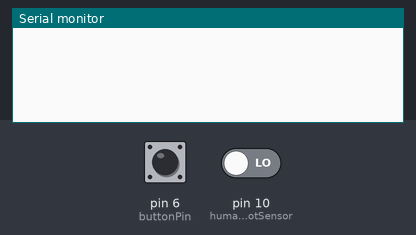
A sketch run on a simulated Arduino Uno, built with avr-gcc and run on an emulated ATmega328P. On the bench: the last lines printed to the serial monitor. Inputs (shaded band) come from the test bench; at power-on: pin 6 (buttonPin) LOW, pin 10 (humanHotSensor) LOW. The modem accepts every AT command (registered, SIM ready, sends succeed) and sends nothing else.

Above: at 3.8 s.
3.9 s: pin 6 (buttonPin) pulled HIGH for 0.15 s
At 5.3 s:
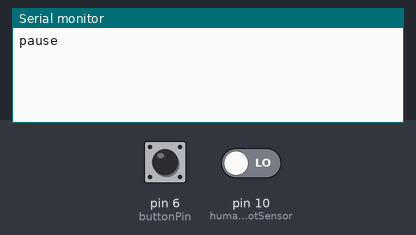
5.6 s: pin 10 (humanHotSensor) driven HIGH
At 5.74 s:
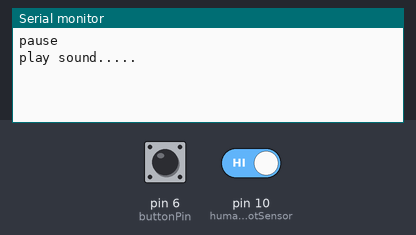

Measured:
- after the input at 3.9 s, the serial monitor: prints a new line after 0.20 s (image 1)
- after the input at 5.6 s, the serial monitor: prints a new line at once (image 2)

The sketch:

MicroduinoSkreech.ino
```cpp
#include "audio.h"
#include <SoftwareSerial.h>
#include "key.h"

#define humanHotSensor 10
#define buttonPin 6
#define val_max 4
#define val_min 1
#define INTERVAL_LCD 10000 //定义播报身体健康状态时间间隔
unsigned long lcd_time = millis(); //刷新时间计时器
int val=0;
int music_vol=26;  //初始音量0~30
bool humanHotState=false;
boolean on_off;
boolean statusChange;


void setup() {
  Serial.begin(9600);
  pinMode(buttonPin, INPUT);
  pinMode(humanHotSensor, INPUT);
  audio_init(DEVICE_Flash,4,music_vol);    //初始化mp3模块
  key_init();
}

void loop() {
  updateButton();
  pirDetector();
}


void updateButton() {
  if(key_get(buttonPin,0)) {
    delay(200);
    on_off=!on_off;
  }
  if(statusChange!=on_off) {
    statusChange=on_off;
    if(on_off) {
      Serial.println("pause");
      audio_pause();
    }
    else {
      Serial.println("pause");
      audio_pause();
    }
  }
}


void pirDetector() {
  // read the input pin:
  humanHotState = digitalRead(humanHotSensor);
  // print out the state of the button:
  //Serial.println(humanHotState);
  delay(1);        // delay in between reads for stability

  if(humanHotState) {
      Serial.println("play sound.....");
      audio_choose(1);// 2:health,1:noHealth
      audio_play();
  }
}
```

audio.h
```cpp
#include "arduino.h"
#include <SoftwareSerial.h>

SoftwareSerial mySerial(2, 3); // RX, TX

//#define AUDIO_PORT Serial1    //Core+
#define AUDIO_PORT mySerial  //Core

byte sn_reset[4]=
{
  0x7E,0x02,0x0C,0xEF
};

byte sn_choose[6]=
{
  0x7E,0x04,0x03,0x00,0x01,0xEF
};

byte sn_vol[5]=
{
  0x7E,0x03,0x06,0x18,0xEF
};

byte sn_device[5]=
{
  0x7E,0x03,0x09,0x01,0xEF
};

byte sn_pause[4]=
{
  0x7E,0x02,0x0E,0xEF
};

byte sn_play[4]=
{
  0x7E,0x02,0x0D,0xEF
};

byte sn_mode[5]=
{
  0x7E,0x03,0x11,0x00,0xEF
};

byte sn_down[4]=
{
  0x7E,0x02,0x01,0xEF
};

byte sn_up[4]=
{
  0x7E,0x02,0x02,0xEF
};

byte sn_eq[5]=
{
  0x7E,0x03,0x07,0x01,0xEF
};

//-----------------------------
void audio_pause()
{
  AUDIO_PORT.write(sn_pause,4);
  delay(50);
}

void audio_play()
{
  AUDIO_PORT.write(sn_play,4);
  delay(50);
}

//play eq    (Normal/Pop/Rock/Jazz/Classic/Base)  0-5
void audio_eq(byte _audio_eq)
{
  sn_mode[3]=_audio_eq;
  AUDIO_PORT.write(sn_eq,5);
  delay(100);
}

#define MODE_loopAll 0
#define MODE_loopOne 1
#define MODE_One_STOP 2
#define MODE_One_END  4
//play mode    (ALL/FOL/ONE/RAM/ONE_STOP)  0-4
void audio_mode(byte _audio_mode)
{
  sn_mode[3]=_audio_mode;
  AUDIO_PORT.write(sn_mode,5);
  delay(100);
}

#define DEVICE_Flash  5
#define DEVICE_TF  1
//device select    (U/TF/AUX/SLEEP/FLASH)  0-4
void audio_device(byte _audio_device)
{
  sn_device[3]=_audio_device;
  AUDIO_PORT.write(sn_device,5);
  delay(1500);
}

void audio_down()
{
  AUDIO_PORT.write(sn_down,4);
  delay(500);
}

void audio_up()
{
  AUDIO_PORT.write(sn_up,4);
  delay(500);
}

void audio_vol(byte _audio_vol)
{
  sn_vol[3]=_audio_vol;
  AUDIO_PORT.write(sn_vol,5);
  delay(50);
}

void audio_choose(byte _audio_choose)
{
  sn_choose[4]=_audio_choose;
  AUDIO_PORT.write(sn_choose,6);
  delay(100);
}

void audio_reset()
{
  AUDIO_PORT.write(sn_reset,4);
  delay(500);
}

void audio_init(int _audio_init_device,int _audio_init_mode,int _audio_init_vol)
{
  AUDIO_PORT.begin(9600);
  delay(500);
  audio_reset();
  audio_device(_audio_init_device);
  audio_mode(_audio_init_mode);
  audio_vol(_audio_init_vol);
  //audio_choose(1);
  //audio_pause();
}
```

key.h
```cpp
#include "arduino.h"

boolean key[NUM_DIGITAL_PINS];			//按键
boolean key_cache[NUM_DIGITAL_PINS];		//检测按键松开缓存

void key_init()
{
  for(int a=0;a<NUM_DIGITAL_PINS;a++)
  {
    key[a]=LOW;
    key_cache[a]=HIGH;
  }
}

boolean key_get(int _key_pin,boolean _key_type)
{
  key_cache[_key_pin]=key[_key_pin];		//缓存作判断用

  key[_key_pin]=!digitalRead(_key_pin);	//触发时

  switch(_key_type)
  {
  case 0:
    if(!key[_key_pin] && key_cache[_key_pin])		//按下松开后
      return true;
    else
      return false;
    break;
  case 1:
    if(key[_key_pin] && !key_cache[_key_pin])		//按下松开后
      return true;
    else
      return false;
    break;
  }
}
```
